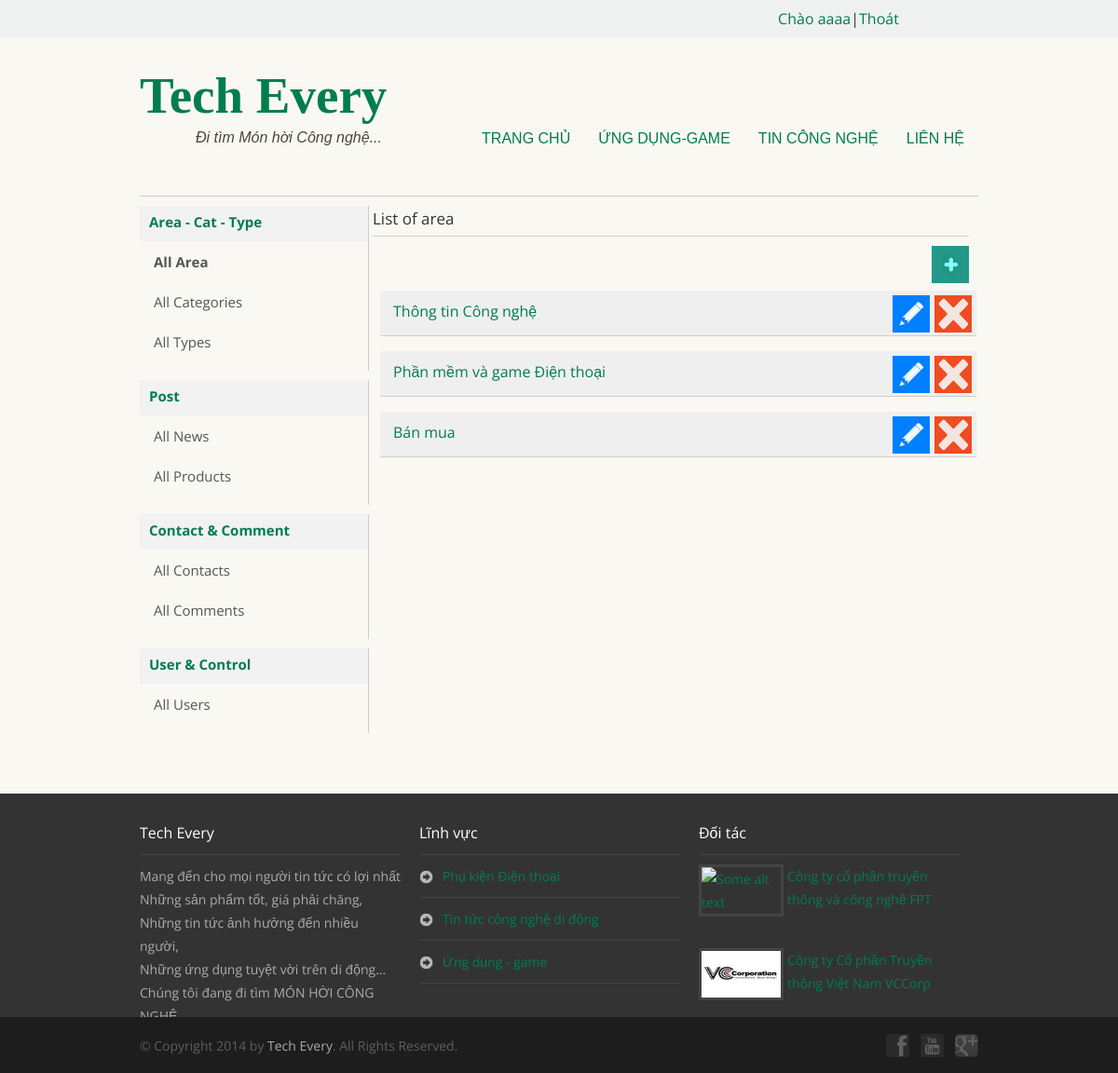
/minad/am-area.html (signed in), run on the app's committed database.
### tables this page shows
CREATE TABLE IF NOT EXISTS `area` (
  `AreaID` int(11) NOT NULL AUTO_INCREMENT,
  `AreaName` varchar(255) NOT NULL,
  `AreaNoName` varchar(255) NOT NULL,
  `AreaPos` int(11) NOT NULL,
  PRIMARY KEY (`AreaID`)
);

### global/class_db.php (called while the page is built, shortened)
<?php
class Db {
	public $dbc;
	public function __construct($db_no) {
		if ($db_no == 1) {
			$this->dbc = mysqli_connect(DB_HOST, DB_USERNAME, DB_PASS, DB_NAME);
		}
		mysqli_query ($this->dbc, "set names 'utf8'");
	}
	public function doQuery($query) {
		$this->r = mysqli_query($this->dbc, $query) or die (mysqli_error($this->dbc));
	}
	public function loadListDetailArea($OrderBy, $ascdesc) {
		$query = "SELECT * FROM area ORDER BY ".$OrderBy." ".$ascdesc;
		$this->doQuery($query);
	}
}
?>

### global/func.php (called while the page is built, shortened)
<?php
require_once("class_db.php");
$myDb = new Db(1);
function valid($dbc, $s) {
	return mysqli_real_escape_string($dbc, strip_tags($s));
}
?>

### minad/admin.php (the view, shortened to what this page needs)
<?php
require_once('top_page.php');
?>
<!DOCTYPE HTML>
<html>
	<head>
		<?php require_once('css.php'); ?>
	</head>
	<body>
		<header>
            <?php require_once('header.php'); ?>
		</header>
                    <?php
                        $gPage = valid($myDb->dbc, $_GET['page']);
                        switch ($gPage) {
                            case 'area':
                                $div = "area";
                                $title = 'List of '.$div;
                                break;
                        }
                    ?>
        <div class="main-content">
            <div class="sb-left">
                <?php require_once('sidebar_admin.php'); ?>
            </div>
            <div class="main-right">
                <h3>
                    <?php
                        echo $title;
                    ?>
                <div class="ad_main_box1">
                        <?php
                        switch ($div) {
                            case 'area':
                                echo "<a href='add-area.html'><img src='../img/icon_add.png' /></a>";
                                break;
                        }
                        ?>
                </div>
                <div class="ad_main_box2">
                    <ul>
                    <?php
                        $onClick = "onclick='return confirm(\"Are you sure to delete this item?\")'";
                        switch ($div) {
                            case 'area':
                                $myDb->loadListDetailArea("AreaPos", "ASC");
                                $r = $myDb->r;
                                while ($area = mysqli_fetch_array($r, MYSQLI_ASSOC)) {
                                    echo "<li class='single-line'><div><a href='detail-area-".$area['AreaNoName'].".html'>".$area['AreaName']."</a></div>";
                                    echo "<a ".$onClick." class='button-del' href='del-area-".$area['AreaNoName'].".html'><img src='../img/icon_delete.png'/></a>";
                                    echo "<a class='button-edit' href='edit-area-".$area['AreaNoName'].".html'><img src='../img/icon_edit.png'/></a></li><br style='clear' />";
                                }
                                break;
                        }
                        ?>
                    </ul>
                </div>
            </div>
            <br class="clear"/>
        </div>
        <footer>
        	<?php require_once('footer.php'); ?>
        </footer>
	</body>
</html>

### css/style.css (style rules this page uses)
body { border-top: 40px solid #eff1f1; background: #faf8f3; font-family: 'Open Sans', sans-serif; color: #333; }
a { text-decoration:none; color:inherit; transition: color .5s ease; color: #007d50; }
header { position: relative; width:auto; max-width:900px; margin: 0 auto 20px auto; }
footer { position:relative; clear:both; width:auto; height:300px; background:#333333; margin-top: 20px; }

### css/pages.css (style rules this page uses)
.main-content { width: 100%; max-width: 900px; margin: auto; border-top: 1px solid #ccc; margin-top: 50px; margin-bottom: 50px; padding-bottom: 15px; -webkit-box-sizing: border-box; -moz-box-sizing: border-box; box-sizing: border-box; }

### minad/style.css (style rules this page uses)
.main-right { width: 100%; max-width: 640px; float: left; height: auto; }
.sb-left { width: 240px; margin: 0 10px 0 0; float: left; }
.main-right h3 { font-size:17px; border-bottom: 1px solid #D6D0C1; padding: 10px 0; margin: 5px 0 10px 0px; }
.ad_main_box1 { width: 100%; height: 40px; }
.ad_main_box1 img { width: 40px; height: 40px; float: right; }
.ad_main_box2 { width: 100%; margin: 8px; }
.ad_main_box2 ul li { height: 50px; background: #efefef; border-bottom: 1px solid #ccc; margin: 0; }
.ad_main_box2 ul li.single-line { height: 48px; }
.ad_main_box2 ul li div { float: left; padding: 10px; }
.ad_main_box2 ul li.single-line div { padding: 14px; }
.ad_main_box2 ul li a.button-edit, .ad_main_box2 ul li a.button-del { height: 40px; width: 40px; margin: 5px 5px 5px 0; padding: 0; float: right; }
.ad_main_box2 ul li a.button-edit img, .ad_main_box2 ul li a.button-del img { width: 100%; height: 100%; }

### data on the page
area: AreaName "Thông tin Công nghệ"
area: AreaName "Phần mềm và game Điện thoại"
area: AreaName "Bán mua"

### other printed values
$_SESSION['Username'] "aaaa"
SITE_NAME "Tech Every"
$title "List of area"
